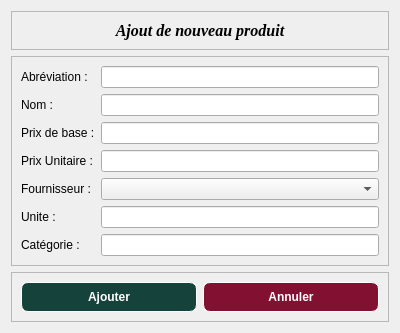
<?xml version="1.0" encoding="UTF-8"?>
<ui version="4.0">
 <class>AjoutNouveauProduits</class>
 <widget class="QWidget" name="AjoutNouveauProduits">
  <property name="geometry">
   <rect>
    <x>0</x>
    <y>0</y>
    <width>400</width>
    <height>300</height>
   </rect>
  </property>
  <property name="windowTitle">
   <string>Form</string>
  </property>
  <layout class="QVBoxLayout" name="verticalLayout">
   <item>
    <widget class="QFrame" name="frame">
     <property name="frameShape">
      <enum>QFrame::Shape::StyledPanel</enum>
     </property>
     <property name="frameShadow">
      <enum>QFrame::Shadow::Raised</enum>
     </property>
     <layout class="QVBoxLayout" name="verticalLayout_2">
      <item>
       <widget class="QLabel" name="label_7">
        <property name="font">
         <font>
          <family>Times New Roman</family>
          <pointsize>12</pointsize>
          <italic>true</italic>
          <bold>true</bold>
         </font>
        </property>
        <property name="text">
         <string>Ajout de nouveau produit</string>
        </property>
        <property name="alignment">
         <set>Qt::AlignmentFlag::AlignCenter</set>
        </property>
       </widget>
      </item>
     </layout>
    </widget>
   </item>
   <item>
    <widget class="QFrame" name="frame_2">
     <property name="frameShape">
      <enum>QFrame::Shape::StyledPanel</enum>
     </property>
     <property name="frameShadow">
      <enum>QFrame::Shadow::Raised</enum>
     </property>
     <layout class="QFormLayout" name="formLayout">
      <item row="0" column="0">
       <widget class="QLabel" name="label">
        <property name="text">
         <string>Abréviation :</string>
        </property>
       </widget>
      </item>
      <item row="0" column="1">
       <widget class="QLineEdit" name="lineEditAbreviation"/>
      </item>
      <item row="1" column="0">
       <widget class="QLabel" name="label_2">
        <property name="text">
         <string>Nom :</string>
        </property>
       </widget>
      </item>
      <item row="1" column="1">
       <widget class="QLineEdit" name="lineEditNom"/>
      </item>
      <item row="3" column="0">
       <widget class="QLabel" name="label_3">
        <property name="text">
         <string>Prix Unitaire :</string>
        </property>
       </widget>
      </item>
      <item row="3" column="1">
       <widget class="QLineEdit" name="lineEditPrixUnitaire"/>
      </item>
      <item row="4" column="0">
       <widget class="QLabel" name="label_4">
        <property name="text">
         <string>Fournisseur :</string>
        </property>
       </widget>
      </item>
      <item row="4" column="1">
       <widget class="QComboBox" name="comboFournisseur"/>
      </item>
      <item row="5" column="0">
       <widget class="QLabel" name="label_5">
        <property name="text">
         <string>Unite : </string>
        </property>
       </widget>
      </item>
      <item row="5" column="1">
       <widget class="QLineEdit" name="lineEditUnite"/>
      </item>
      <item row="6" column="0">
       <widget class="QLabel" name="label_6">
        <property name="text">
         <string>Catégorie :</string>
        </property>
       </widget>
      </item>
      <item row="6" column="1">
       <widget class="QLineEdit" name="lineEditCategorie"/>
      </item>
      <item row="2" column="1">
       <widget class="QLineEdit" name="lineEditPrixBase"/>
      </item>
      <item row="2" column="0">
       <widget class="QLabel" name="label_8">
        <property name="text">
         <string>Prix de base :</string>
        </property>
       </widget>
      </item>
     </layout>
    </widget>
   </item>
   <item>
    <widget class="QFrame" name="frame_3">
     <property name="frameShape">
      <enum>QFrame::Shape::StyledPanel</enum>
     </property>
     <property name="frameShadow">
      <enum>QFrame::Shadow::Raised</enum>
     </property>
     <layout class="QHBoxLayout" name="horizontalLayout">
      <item>
       <widget class="QPushButton" name="btnAjouter">
        <property name="font">
         <font>
          <bold>true</bold>
         </font>
        </property>
        <property name="cursor">
         <cursorShape>PointingHandCursor</cursorShape>
        </property>
        <property name="styleSheet">
         <string notr="true">QPushButton{
	border: 1px solid white;
	border-radius: 7px;
	background-color: #16423C;
	color:white;
	padding: 7px;
}
QPushButton:hover{
	background-color: #6A9C89;
}</string>
        </property>
        <property name="text">
         <string>Ajouter</string>
        </property>
       </widget>
      </item>
      <item>
       <widget class="QPushButton" name="btnAnnuler">
        <property name="font">
         <font>
          <bold>true</bold>
         </font>
        </property>
        <property name="cursor">
         <cursorShape>PointingHandCursor</cursorShape>
        </property>
        <property name="styleSheet">
         <string notr="true">QPushButton{
	border: 1px solid white;
	border-radius: 7px;
	background-color: #821131;
	color:white;
	padding: 7px;
}
QPushButton:hover{
	background-color: #C7253E;
}</string>
        </property>
        <property name="text">
         <string>Annuler</string>
        </property>
       </widget>
      </item>
     </layout>
    </widget>
   </item>
  </layout>
 </widget>
 <resources/>
 <connections/>
</ui>
